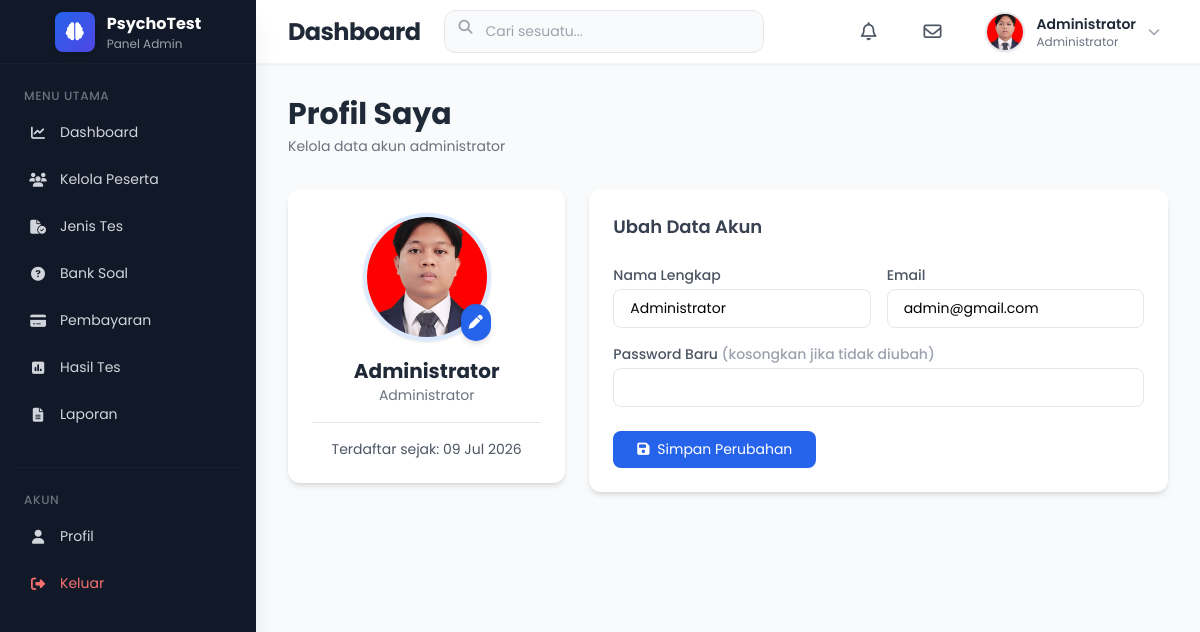
The app's page /admin/profile/profile.php (signed in) with its own data.
### tables this page shows
CREATE TABLE `users` (
  `id` int NOT NULL,
  `fullname` varchar(100) NOT NULL,
  `email` varchar(100) NOT NULL,
  `password` varchar(255) NOT NULL,
  `role` enum('admin','peserta') DEFAULT 'peserta',
  `status` enum('active','inactive') DEFAULT 'active',
  `created_at` timestamp NULL DEFAULT CURRENT_TIMESTAMP,
  `profile_pic` varchar(255) DEFAULT 'default.png'
);

### admin/profile/profile.php (the view, shortened to what this page needs)
<?php
include "../../config/database.php";
include "../../includes/admin_header.php";
include "../../includes/admin_sidebar.php";
include "../../includes/admin_navbar.php";
$admin_id = (int)$_SESSION['id'];
$query = mysqli_query($conn, "SELECT * FROM users WHERE id = '$admin_id' AND role = 'admin' LIMIT 1");
$user = mysqli_fetch_assoc($query);
$foto = !empty($user['profile_pic'])
  ? "profiles/" . $user['profile_pic']
  : "../../assets/images/default.png";
?>
<div class="ml-64 mt-16 p-8 min-h-screen bg-gray-50">
  <div class="mb-8">
    <h1 class="text-3xl font-bold text-gray-800">Profil Saya</h1>
    <p class="text-gray-500 mt-1">Kelola data akun administrator</p>
  </div>
  <div class="grid grid-cols-1 lg:grid-cols-3 gap-6">
    <div class="lg:col-span-1">
      <div class="bg-white rounded-xl shadow-md p-6 text-center card-animate">
        <div class="relative w-32 h-32 mx-auto mb-4">
          <img src="<?= htmlspecialchars($foto) ?>" alt="Foto Profil" class="w-full h-full object-cover rounded-full border-4 border-blue-100 shadow">
          <button type="button" onclick="document.getElementById('inputFoto').click()" class="absolute bottom-0 right-0 bg-blue-600 hover:bg-blue-700 text-white p-2 rounded-full shadow-md transition">
            <i class="fa-solid fa-pen text-sm"></i>
          </button>
        </div>
        <h3 class="text-xl font-bold text-gray-800"><?= htmlspecialchars($user['fullname']) ?></h3>
        <p class="text-gray-500">Administrator</p>
        <div class="mt-4 pt-4 border-t text-sm text-gray-600">
          Terdaftar sejak: <?= date('d M Y', strtotime($user['created_at'])) ?>
        </div>
      </div>
    </div>
    <div class="lg:col-span-2">
      <div class="bg-white rounded-xl shadow-md p-6 card-animate">
        <h4 class="text-lg font-semibold text-gray-700 mb-6">Ubah Data Akun</h4>
        <form action="profile_update.php" method="POST" enctype="multipart/form-data">
          <div class="grid grid-cols-1 md:grid-cols-2 gap-4 mb-4">
            <div>
              <label class="block text-sm font-medium text-gray-600 mb-1">Nama Lengkap</label>
              <input type="text" name="fullname" value="<?= htmlspecialchars($user['fullname']) ?>" required class="w-full border rounded-lg px-4 py-2 focus:ring-2 focus:ring-blue-500">
            </div>
            <div>
              <label class="block text-sm font-medium text-gray-600 mb-1">Email</label>
              <input type="email" name="email" value="<?= htmlspecialchars($user['email']) ?>" required class="w-full border rounded-lg px-4 py-2 focus:ring-2 focus:ring-blue-500">
            </div>
          </div>
          <div class="mb-6">
            <label class="block text-sm font-medium text-gray-600 mb-1">Password Baru <span class="text-gray-400">(kosongkan jika tidak diubah)</span></label>
            <input type="password" name="password" class="w-full border rounded-lg px-4 py-2 focus:ring-2 focus:ring-blue-500">
          </div>
          <button type="submit" class="bg-blue-600 hover:bg-blue-700 text-white px-6 py-2 rounded-lg">
            <i class="fa-solid fa-save mr-1"></i> Simpan Perubahan
          </button>
        </form>
      </div>
    </div>
  </div>
</div>
<?php include "../../includes/admin_footer.php"; ?>

### includes/admin_navbar.php (shortened to what this page needs)
<?php
$admin_id = (int)$_SESSION['id'];
$user_nav = mysqli_fetch_assoc(mysqli_query($conn, "SELECT fullname, profile_pic FROM users WHERE id = '$admin_id' LIMIT 1"));
$foto_nav = !empty($user_nav['profile_pic'])
  ? "/PsychoTest/admin/profile/profiles/" . $user_nav['profile_pic']
  : "../assets/images/default.png";
?>
<nav class="fixed top-0 left-64 right-0 h-16 bg-white shadow-sm border-b border-gray-100 z-40 transition-all duration-300">
  <div class="flex items-center justify-between h-full px-8">
    <div class="flex items-center gap-6">
      <h2 class="text-xl md:text-2xl font-bold text-gray-800 tracking-tight">
        Dashboard
      </h2>
      <div class="relative hidden md:block">
        <input
          type="text"
          placeholder="Cari sesuatu..."
          class="w-72 lg:w-80 pl-10 pr-4 py-2.5 rounded-xl border border-gray-200 bg-gray-50 focus:bg-white focus:ring-2 focus:ring-blue-500/20 focus:border-blue-500 outline-none transition-all duration-200">
        <i class="fa-solid fa-magnifying-glass absolute left-3.5 top-2.5 text-gray-400"></i>
      </div>
    </div>
    <div class="flex items-center gap-4 lg:gap-6">
      <a href="/PsychoTest/includes/notifikasi.php" class="relative w-10 h-10 rounded-xl hover:bg-gray-100 transition-all duration-200 flex items-center justify-center group">
        <i class="fa-regular fa-bell text-lg text-gray-600 group-hover:text-gray-800"></i>
      </a>
      <a href="/PsychoTest/includes/pesan.php" class="relative w-10 h-10 rounded-xl hover:bg-gray-100 transition-all duration-200 flex items-center justify-center group">
        <i class="fa-regular fa-envelope text-lg text-gray-600 group-hover:text-gray-800"></i>
      </a>
      <div class="relative group cursor-pointer">
        <div class="flex items-center gap-3 p-2 rounded-xl hover:bg-gray-50 transition-all duration-200">
          <img
            src="<?= htmlspecialchars($foto_nav) ?>"
            alt="Profil"
            class="w-10 h-10 rounded-full border-2 border-gray-200 object-cover shadow-sm"
            onerror="this.src='../assets/images/default.png'">
          <div class="hidden md:block text-left">
            <h4 class="font-semibold text-gray-800 text-sm">
              <?= htmlspecialchars($user_nav['fullname'] ?? "Administrator") ?>
            </h4>
            <p class="text-xs text-gray-500">
              Administrator
            </p>
          </div>
          <i class="fa-solid fa-chevron-down text-xs text-gray-400 group-hover:text-gray-600 transition-transform duration-200 group-hover:rotate-180"></i>
        </div>
      </div>
    </div>
  </div>
</nav>

### includes/admin_header.php (style rules this page uses)
* { font-family: 'Poppins', -apple-system, BlinkMacSystemFont, "Segoe UI", Roboto, Oxygen, Ubuntu, Cantarell, "Open Sans", "Helvetica Neue", sans-serif; }
body { background-color: #f8fafc; font-size: 14px; line-height: 1.6; }
.transition-all { transition: all 0.25s ease; }

### records on screen
users: profile_pic (picture), fullname "Administrator", created_at "09 Jul 2026", email "admin@gmail.com"
